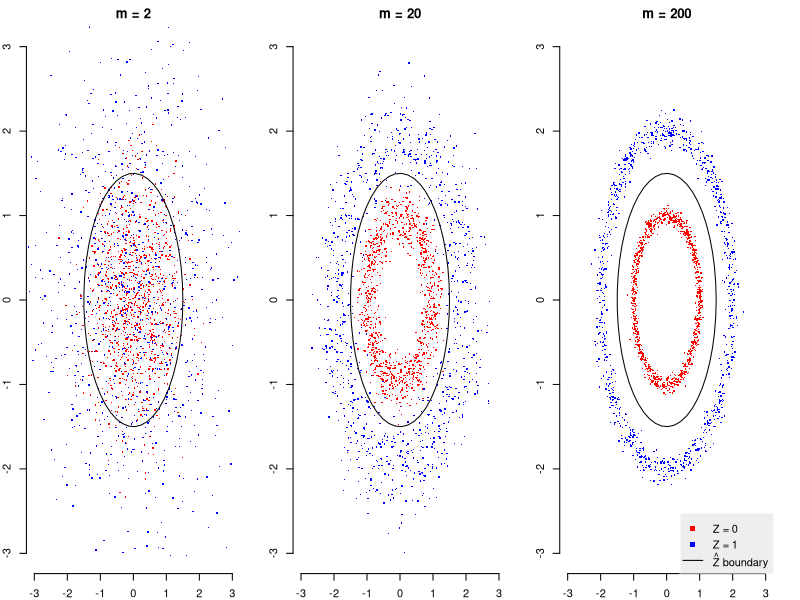

Write R code to recreate this figure.
## ---- chunk 1
knitr::opts_chunk$set(echo = TRUE)
## ---- chunk 2
require(mvtnorm)


# 2-D polar coordinates to cartesion coordinates  
polar2cartesian <- function(r, ang){
  cbind(r*cos(ang), r*sin(ang))
}

# Plot 2-D polar projection of high-dimensional spherical Gaussians from model
# with decision boundary for Zhat
plot_polar_proj <- function(sig, m=100, n=1e3, decision=1.5, ...){
  x0 <- rmvnorm(n, rep(0,m), diag(sig^2, m))
  x1 <- rmvnorm(n, rep(0,m), diag((2*sig)^2, m))
  
  # Polar projection of high-dimensional vector.
  proj_coords <- function(x1){
    d1 <- c(1, rep(0, m-1))
    d2 <- c(0, 1, rep(0, m-2))
    proj <- cbind(d1, d2)
    x1p <- x1 %*% proj
  
    norm1 <- sqrt(rowSums(x1^2)/m)
    raw_dir <- acos(x1p[,1]/sqrt(x1p[,1]^2+x1p[,2]^2))
    dir1 <- ifelse(x1p[,2] > 0, raw_dir, 2*pi-raw_dir)
    cbind(norm1*cos(dir1), norm1*sin(dir1))
  }

  p0 <- proj_coords(x0)
  #p0_normed <- t(apply(p0, 1, function(r){ r / sqrt(sum(r^2)) * 1.5 * sig}))
  p1 <- proj_coords(x1)
  boundary <- polar2cartesian(1.5*sig, seq(0, 2*pi, length.out=50))
  
  ps <- rbind(p0, p1)#,
              #p0_normed)
  col0 <- 'red'
  col1 <- 'blue'
  plot(ps[,1], ps[,2], col=c(rep(col0, n), rep(col1,n)), pch=46, cex=2,
       xlab=NA, ylab=NA, main=sprintf("m = %d", m), ...)
  lines(boundary[,1], boundary[,2])
}
par(mfrow=c(1, 3), mar=c(2,2,2,2), bty='n')
lims <- c(-3, 3)
plot_polar_proj(1, m=2, ylim=lims, xlim=lims)
plot_polar_proj(1, m=20, ylim=lims, xlim=lims)
plot_polar_proj(1, m=200, ylim=lims, xlim=lims)
legend('bottomright', c("Z = 0", "Z = 1", expression(hat(Z)~boundary)), col=c("red", "blue", "black"), pch=c(46, 46, NA), lty=c(NA, NA, 1), bty='o', box.col='white', bg="#00000011", pt.cex=8)
